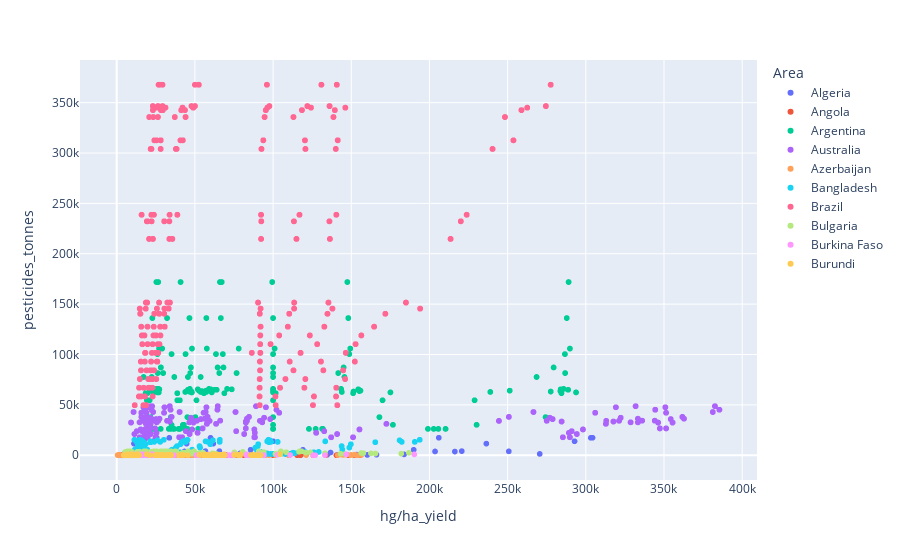
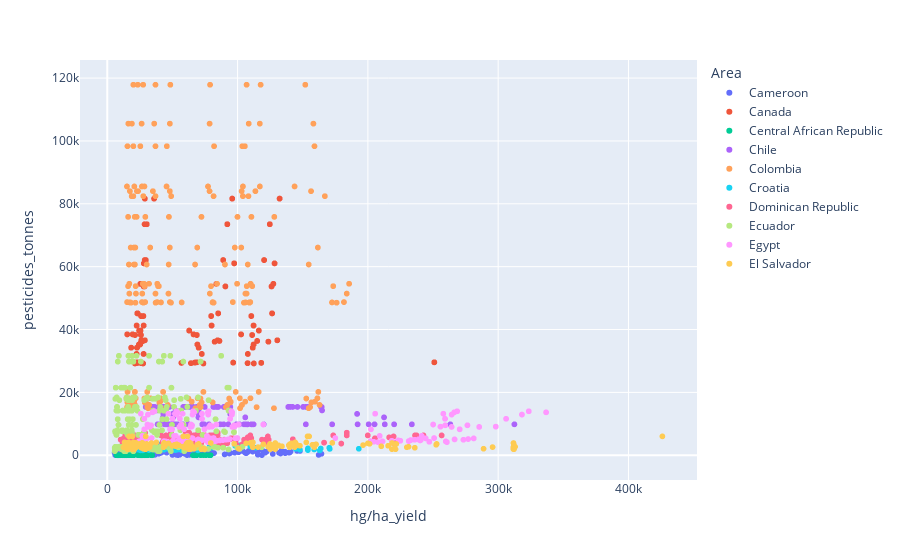
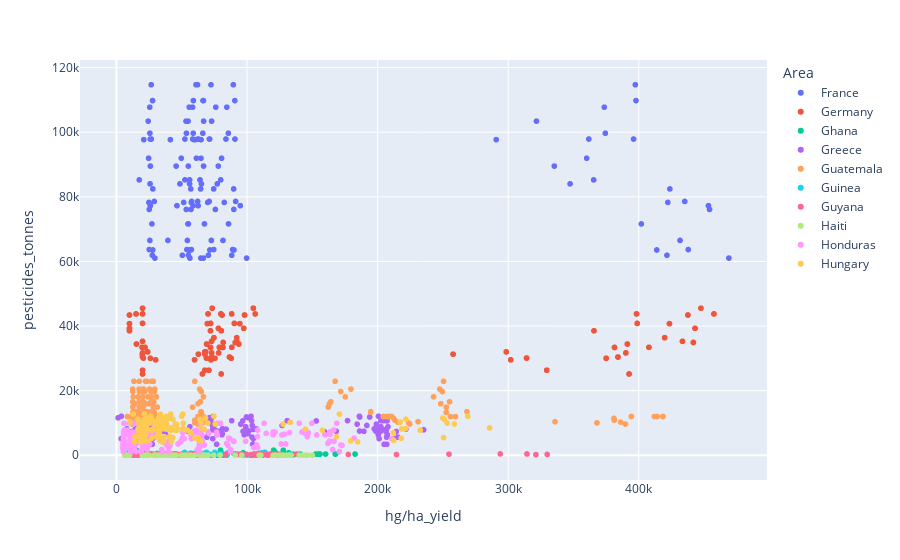
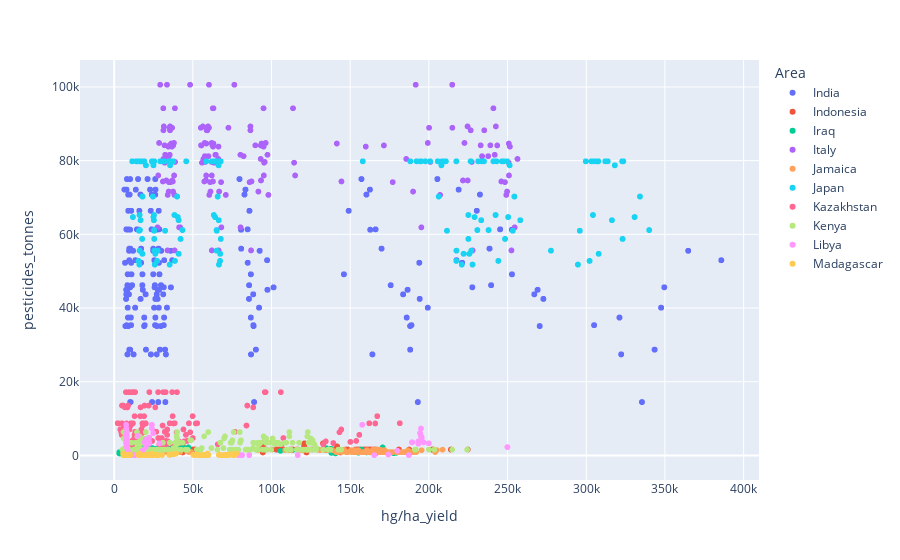

These figures' notebook cell, in order:
### Code cell
for i in range(7):
    df[df["Area"].isin(area_chunks[i])].groupby("Area") \
        ["average_rain_fall_mm_per_year"].mean().plot(kind="bar", rot=90)
    plt.show()

for i in range(7):
    df[df["Area"].isin(area_chunks[i])].groupby("Area") \
        ["pesticides_tonnes"].mean().plot(kind="bar", rot=90)
    plt.show()

for i in range(7):
    df[df["Area"].isin(area_chunks[i])].groupby("Area") \
        [["pesticides_tonnes", "hg/ha_yield"]].mean().plot(kind="bar", rot=90)
    plt.show()

fig, axs = plt.subplots(ncols=7)

for idx, ax in enumerate(axs):
    plot_df = df[df["Area"].isin(area_chunks[idx])]
    fig_px = px.scatter(
        plot_df,
        x="hg/ha_yield",
        y="pesticides_tonnes",
        color="Area"
    )
    fig_px.show()

plt.clf()

### Figure 1 — Plotly figure (JSON) as saved in the notebook; plotly's stock layout.template omitted (floating-point values rounded to 4 significant figures; data arrays with more than 128 entries replaced by an {"elided": "..."} marker saying what was removed)
{"data": [{"hovertemplate": "Area=Algeria<br>hg/ha_yield=%{x}<br>pesticides_tonnes=%{y}<extra></extra>", "legendgroup": "Algeria", "marker": {"color": "#636efa", "symbol": "circle"}, "mode": "markers", "name": "Algeria", "showlegend": true, "type": "scattergl", "x": [16500, 78936, 28000, 16571, 6315, 19231, 90747, 26786, 24231, 10809, 22828, 107917, 24733, 40000, 9939, 12500, 111215, 23111, 50000, 8097, 4512, 95078, 21374, 7999, 16115, 136768, 19598, 12667, 8924, 17154, 134629, 17861, 14750, 13090, 21417, 141042, 15000, 40000, 8016, 17222, 160256, 15000, 24500, 8847, 22375, 153532, 13942, 27000, 10711, 36186, 166143, 13052, 69500, 9194, 27175, 147018, 12314, 27750, 11104, 33480, 183774, 12959, 33900, 10739, 31729, 203585, 12829, 43316, 13582, 33864, 216267, 12998, 33486, 15057, 65668, 220689, 12769, 56728, 15068, 85625, 189927, 13375, 119059, 12742, 44714, 236393, 13952, 61786, 11038, 30914, 250764, 14594, 90465, 15975, 25827, 270526, 15305, 30286, 14838, 23374, 292806, 16081, 100000, 17405, 25583, 304291, 16667, 206000, 17639, 33649, 303218, 17778, 60000, 19100], "xaxis": "x", "y": [1829.0, 1829.0, 1829.0, 1829.0, 1829.0, 2462.0, 2462.0, 2462.0, 2462.0, 2462.0, 1215.0, 1215.0, 1215.0, 1215.0, 1215.0, 1022.0, 1022.0, 1022.0, 1022.0, 1022.0, 1255.0, 1255.0, 1255.0, 1255.0, 2697.0, 2697.0, 2697.0, 2697.0, 2697.0, 479.8, 479.8, 479.8, 479.8, 479.8, 401.2, 401.2, 401.2, 401.2, 401.2, 322.8, 322.8, 322.8, 322.8, 322.8, 654.5, 654.5, 654.5, 654.5, 654.5, 603.7, 603.7, 603.7, 603.7, 603.7, 710.1, 710.1, 710.1, 710.1, 710.1, 816.5, 816.5, 816.5, 816.5, 816.5, 3748.0, 3748.0, 3748.0, 3748.0, 3748.0, 3663.0, 3663.0, 3663.0, 3663.0, 3663.0, 4111.0, 4111.0, 4111.0, 4111.0, 4111.0, 5391.0, 5391.0, 5391.0, 5391.0, 5391.0, 11560.0, 11560.0, 11560.0, 11560.0, 11560.0, 3868.0, 3868.0, 3868.0, 3868.0, 3868.0, 1296.0, 1296.0, 1296.0, 1296.0, 1296.0, 13860.0, 13860.0, 13860.0, 13860.0, 13860.0, 17380.0, 17380.0, 17380.0, 17380.0, 17380.0, 17280.0, 17280.0, 17280.0, 17280.0, 17280.0], "yaxis": "y"}, {"hovertemplate": "Area=Angola<br>hg/ha_yield=%{x}<br>pesticides_tonnes=%{y}<extra></extra>", "legendgroup": "Angola", "marker": {"color": "#EF553B", "symbol": "circle"}, "mode": "markers", "name": "Angola", "showlegend": true, "type": "scattergl", "x": {"elided": "164 int values"}, "xaxis": "x", "y": {"elided": "164 float values"}, "yaxis": "y"}, {"hovertemplate": "Area=Argentina<br>hg/ha_yield=%{x}<br>pesticides_tonnes=%{y}<extra></extra>", "legendgroup": "Argentina", "marker": {"color": "#00cc96", "symbol": "circle"}, "mode": "markers", "name": "Argentina", "showlegend": true, "type": "scattergl", "x": {"elided": "368 int values"}, "xaxis": "x", "y": {"elided": "368 float values"}, "yaxis": "y"}, {"hovertemplate": "Area=Australia<br>hg/ha_yield=%{x}<br>pesticides_tonnes=%{y}<extra></extra>", "legendgroup": "Australia", "marker": {"color": "#ab63fa", "symbol": "circle"}, "mode": "markers", "name": "Australia", "showlegend": true, "type": "scattergl", "x": {"elided": "966 int values"}, "xaxis": "x", "y": {"elided": "966 float values"}, "yaxis": "y"}, {"hovertemplate": "Area=Azerbaijan<br>hg/ha_yield=%{x}<br>pesticides_tonnes=%{y}<extra></extra>", "legendgroup": "Azerbaijan", "marker": {"color": "#FFA15A", "symbol": "circle"}, "mode": "markers", "name": "Azerbaijan", "showlegend": true, "type": "scattergl", "x": [18740, 82701, 7292, 578, 1141, 21705, 13918, 78059, 9461, 1659, 811, 16855, 14619, 82623, 10059, 2323, 1905, 16296, 11810, 97450, 19890, 1317, 10000, 14940, 17369, 101359, 36917, 1389, 9363, 16627, 24340, 82711, 46082, 833, 10667, 16914, 29541, 95259, 48046, 857, 11111, 15764, 35343, 95214, 44415, 12000, 19992, 32484, 89357, 50191, 2434, 11940, 23223, 37823, 109774, 48495, 12222, 26154, 43463, 121132, 46532, 26028, 46071, 141416, 39810, 17568, 25748, 47703, 153215, 35903, 5789, 25818, 45777, 149497, 42375, 10000, 4906, 26050, 46175, 154570, 33886, 4000, 26722, 47784, 156430, 27973, 12000, 5000, 27251, 47990, 149950, 25279, 6677, 25946, 45551, 144945, 23963, 7136, 19381, 45460, 143973, 20947, 6717, 24376, 51029, 146740, 22249, 1500, 6587, 26144, 53903, 151999, 22808, 5000, 6457, 26719], "xaxis": "x", "y": [148.7, 148.7, 148.7, 148.7, 148.7, 148.7, 148.7, 148.7, 148.7, 148.7, 148.7, 148.7, 148.7, 148.7, 148.7, 148.7, 148.7, 148.7, 148.7, 148.7, 148.7, 148.7, 148.7, 148.7, 148.7, 148.7, 148.7, 148.7, 148.7, 148.7, 148.7, 148.7, 148.7, 148.7, 148.7, 148.7, 148.7, 148.7, 148.7, 148.7, 148.7, 148.7, 148.7, 148.7, 148.7, 148.7, 148.7, 148.7, 148.7, 148.7, 148.7, 148.7, 148.7, 148.7, 148.7, 148.7, 148.7, 148.7, 148.7, 148.7, 148.7, 148.7, 148.7, 148.7, 148.7, 148.7, 148.7, 148.7, 148.7, 148.7, 148.7, 148.7, 148.7, 148.7, 148.7, 148.7, 148.7, 148.7, 148.7, 148.7, 148.7, 148.7, 148.7, 263.0, 263.0, 263.0, 263.0, 263.0, 263.0, 316.2, 316.2, 316.2, 316.2, 316.2, 333.9, 333.9, 333.9, 333.9, 333.9, 461.8, 461.8, 461.8, 461.8, 461.8, 516.4, 516.4, 516.4, 516.4, 516.4, 516.4, 489.8, 489.8, 489.8, 489.8, 489.8, 489.8], "yaxis": "y"}, {"hovertemplate": "Area=Bangladesh<br>hg/ha_yield=%{x}<br>pesticides_tonnes=%{y}<extra></extra>", "legendgroup": "Bangladesh", "marker": {"color": "#19d3f3", "symbol": "circle"}, "mode": "markers", "name": "Bangladesh", "showlegend": true, "type": "scattergl", "x": {"elided": "294 int values"}, "xaxis": "x", "y": {"elided": "294 float values"}, "yaxis": "y"}, {"hovertemplate": "Area=Brazil<br>hg/ha_yield=%{x}<br>pesticides_tonnes=%{y}<extra></extra>", "legendgroup": "Brazil", "marker": {"color": "#FF6692", "symbol": "circle"}, "mode": "markers", "name": "Brazil", "showlegend": true, "type": "scattergl", "x": {"elided": "2277 int values"}, "xaxis": "x", "y": {"elided": "2277 float values"}, "yaxis": "y"}, {"hovertemplate": "Area=Bulgaria<br>hg/ha_yield=%{x}<br>pesticides_tonnes=%{y}<extra></extra>", "legendgroup": "Bulgaria", "marker": {"color": "#B6E880", "symbol": "circle"}, "mode": "markers", "name": "Bulgaria", "showlegend": true, "type": "scattergl", "x": {"elided": "138 int values"}, "xaxis": "x", "y": {"elided": "138 float values"}, "yaxis": "y"}, {"hovertemplate": "Area=Burkina Faso<br>hg/ha_yield=%{x}<br>pesticides_tonnes=%{y}<extra></extra>", "legendgroup": "Burkina Faso", "marker": {"color": "#FF97FF", "symbol": "circle"}, "mode": "markers", "name": "Burkina Faso", "showlegend": true, "type": "scattergl", "x": {"elided": "184 int values"}, "xaxis": "x", "y": {"elided": "184 float values"}, "yaxis": "y"}, {"hovertemplate": "Area=Burundi<br>hg/ha_yield=%{x}<br>pesticides_tonnes=%{y}<extra></extra>", "legendgroup": "Burundi", "marker": {"color": "#FECB52", "symbol": "circle"}, "mode": "markers", "name": "Burundi", "showlegend": true, "type": "scattergl", "x": {"elided": "207 int values"}, "xaxis": "x", "y": {"elided": "207 float values"}, "yaxis": "y"}], "layout": {"legend": {"title": {"text": "Area"}, "tracegroupgap": 0}, "margin": {"t": 60}, "xaxis": {"anchor": "y", "domain": [0, 1], "title": {"text": "hg/ha_yield"}}, "yaxis": {"anchor": "x", "domain": [0, 1], "title": {"text": "pesticides_tonnes"}}}}

### Figure 2 — Plotly figure (JSON) as saved in the notebook; plotly's stock layout.template omitted (floating-point values rounded to 4 significant figures; data arrays with more than 128 entries replaced by an {"elided": "..."} marker saying what was removed)
{"data": [{"hovertemplate": "Area=Cameroon<br>hg/ha_yield=%{x}<br>pesticides_tonnes=%{y}<extra></extra>", "legendgroup": "Cameroon", "marker": {"color": "#636efa", "symbol": "circle"}, "mode": "markers", "name": "Cameroon", "showlegend": true, "type": "scattergl", "x": {"elided": "230 int values"}, "xaxis": "x", "y": {"elided": "230 float values"}, "yaxis": "y"}, {"hovertemplate": "Area=Canada<br>hg/ha_yield=%{x}<br>pesticides_tonnes=%{y}<extra></extra>", "legendgroup": "Canada", "marker": {"color": "#EF553B", "symbol": "circle"}, "mode": "markers", "name": "Canada", "showlegend": true, "type": "scattergl", "x": {"elided": "552 int values"}, "xaxis": "x", "y": {"elided": "552 float values"}, "yaxis": "y"}, {"hovertemplate": "Area=Central African Republic<br>hg/ha_yield=%{x}<br>pesticides_tonnes=%{y}<extra></extra>", "legendgroup": "Central African Republic", "marker": {"color": "#00cc96", "symbol": "circle"}, "mode": "markers", "name": "Central African Republic", "showlegend": true, "type": "scattergl", "x": {"elided": "161 int values"}, "xaxis": "x", "y": {"elided": "161 float values"}, "yaxis": "y"}, {"hovertemplate": "Area=Chile<br>hg/ha_yield=%{x}<br>pesticides_tonnes=%{y}<extra></extra>", "legendgroup": "Chile", "marker": {"color": "#ab63fa", "symbol": "circle"}, "mode": "markers", "name": "Chile", "showlegend": true, "type": "scattergl", "x": {"elided": "230 int values"}, "xaxis": "x", "y": {"elided": "230 float values"}, "yaxis": "y"}, {"hovertemplate": "Area=Colombia<br>hg/ha_yield=%{x}<br>pesticides_tonnes=%{y}<extra></extra>", "legendgroup": "Colombia", "marker": {"color": "#FFA15A", "symbol": "circle"}, "mode": "markers", "name": "Colombia", "showlegend": true, "type": "scattergl", "x": {"elided": "414 int values"}, "xaxis": "x", "y": {"elided": "414 float values"}, "yaxis": "y"}, {"hovertemplate": "Area=Croatia<br>hg/ha_yield=%{x}<br>pesticides_tonnes=%{y}<extra></extra>", "legendgroup": "Croatia", "marker": {"color": "#19d3f3", "symbol": "circle"}, "mode": "markers", "name": "Croatia", "showlegend": true, "type": "scattergl", "x": [41535, 79015, 45214, 17593, 38967, 44822, 78435, 39320, 23084, 41867, 45529, 84888, 43162, 21594, 37823, 49027, 104158, 40301, 22852, 38605, 52192, 101625, 41101, 21857, 36905, 58802, 98123, 41797, 24622, 40000, 52474, 102378, 44046, 22772, 42214, 55584, 109779, 43581, 25003, 32976, 40701, 84883, 43025, 13752, 47455, 56659, 102106, 41138, 22066, 44047, 63767, 113892, 40854, 27031, 45919, 63054, 153997, 37125, 21545, 49278, 69182, 144638, 30000, 24808, 41144, 65312, 163810, 26667, 27737, 45833, 49371, 170730, 30000, 19489, 46408, 79759, 170369, 35023, 30053, 54833, 73508, 193036, 24835, 26000, 51896, 69678, 163115, 25641, 27203, 40415, 56817, 153960, 32000, 25005, 52237, 43374, 147848, 35729, 17875, 53473, 65000, 158785, 50203, 23606, 48846], "xaxis": "x", "y": [2304.0, 2304.0, 2304.0, 2304.0, 2304.0, 2675.0, 2675.0, 2675.0, 2675.0, 2675.0, 3047.0, 3047.0, 3047.0, 3047.0, 3047.0, 3418.0, 3418.0, 3418.0, 3418.0, 3418.0, 3148.0, 3148.0, 3148.0, 3148.0, 3148.0, 3026.0, 3026.0, 3026.0, 3026.0, 3026.0, 2904.0, 2904.0, 2904.0, 2904.0, 2904.0, 2783.0, 2783.0, 2783.0, 2783.0, 2783.0, 2661.0, 2661.0, 2661.0, 2661.0, 2661.0, 2539.0, 2539.0, 2539.0, 2539.0, 2539.0, 2418.0, 2418.0, 2418.0, 2418.0, 2418.0, 2174.0, 2174.0, 2174.0, 2174.0, 2174.0, 2053.0, 2053.0, 2053.0, 2053.0, 2053.0, 2150.0, 2150.0, 2150.0, 2150.0, 2150.0, 2015.0, 2015.0, 2015.0, 2015.0, 2015.0, 2388.0, 2388.0, 2388.0, 2388.0, 2388.0, 2070.0, 2070.0, 2070.0, 2070.0, 2070.0, 1540.0, 1540.0, 1540.0, 1540.0, 1540.0, 1639.0, 1639.0, 1639.0, 1639.0, 1639.0, 1737.0, 1737.0, 1737.0, 1737.0, 1737.0, 1836.0, 1836.0, 1836.0, 1836.0, 1836.0], "yaxis": "y"}, {"hovertemplate": "Area=Dominican Republic<br>hg/ha_yield=%{x}<br>pesticides_tonnes=%{y}<extra></extra>", "legendgroup": "Dominican Republic", "marker": {"color": "#FF6692", "symbol": "circle"}, "mode": "markers", "name": "Dominican Republic", "showlegend": true, "type": "scattergl", "x": {"elided": "368 int values"}, "xaxis": "x", "y": {"elided": "368 float values"}, "yaxis": "y"}, {"hovertemplate": "Area=Ecuador<br>hg/ha_yield=%{x}<br>pesticides_tonnes=%{y}<extra></extra>", "legendgroup": "Ecuador", "marker": {"color": "#B6E880", "symbol": "circle"}, "mode": "markers", "name": "Ecuador", "showlegend": true, "type": "scattergl", "x": {"elided": "621 int values"}, "xaxis": "x", "y": {"elided": "621 float values"}, "yaxis": "y"}, {"hovertemplate": "Area=Egypt<br>hg/ha_yield=%{x}<br>pesticides_tonnes=%{y}<extra></extra>", "legendgroup": "Egypt", "marker": {"color": "#FF97FF", "symbol": "circle"}, "mode": "markers", "name": "Egypt", "showlegend": true, "type": "scattergl", "x": {"elided": "322 int values"}, "xaxis": "x", "y": {"elided": "322 float values"}, "yaxis": "y"}, {"hovertemplate": "Area=El Salvador<br>hg/ha_yield=%{x}<br>pesticides_tonnes=%{y}<extra></extra>", "legendgroup": "El Salvador", "marker": {"color": "#FECB52", "symbol": "circle"}, "mode": "markers", "name": "El Salvador", "showlegend": true, "type": "scattergl", "x": {"elided": "184 int values"}, "xaxis": "x", "y": {"elided": "184 float values"}, "yaxis": "y"}], "layout": {"legend": {"title": {"text": "Area"}, "tracegroupgap": 0}, "margin": {"t": 60}, "xaxis": {"anchor": "y", "domain": [0, 1], "title": {"text": "hg/ha_yield"}}, "yaxis": {"anchor": "x", "domain": [0, 1], "title": {"text": "pesticides_tonnes"}}}}

### Figure 3 — Plotly figure (JSON) as saved in the notebook; plotly's stock layout.template omitted (floating-point values rounded to 4 significant figures; data arrays with more than 128 entries replaced by an {"elided": "..."} marker saying what was removed)
{"data": [{"hovertemplate": "Area=France<br>hg/ha_yield=%{x}<br>pesticides_tonnes=%{y}<extra></extra>", "legendgroup": "France", "marker": {"color": "#636efa", "symbol": "circle"}, "mode": "markers", "name": "France", "showlegend": true, "type": "scattergl", "x": {"elided": "138 int values"}, "xaxis": "x", "y": {"elided": "138 float values"}, "yaxis": "y"}, {"hovertemplate": "Area=Germany<br>hg/ha_yield=%{x}<br>pesticides_tonnes=%{y}<extra></extra>", "legendgroup": "Germany", "marker": {"color": "#EF553B", "symbol": "circle"}, "mode": "markers", "name": "Germany", "showlegend": true, "type": "scattergl", "x": {"elided": "270 int values"}, "xaxis": "x", "y": {"elided": "270 float values"}, "yaxis": "y"}, {"hovertemplate": "Area=Ghana<br>hg/ha_yield=%{x}<br>pesticides_tonnes=%{y}<extra></extra>", "legendgroup": "Ghana", "marker": {"color": "#00cc96", "symbol": "circle"}, "mode": "markers", "name": "Ghana", "showlegend": true, "type": "scattergl", "x": {"elided": "155 int values"}, "xaxis": "x", "y": {"elided": "155 float values"}, "yaxis": "y"}, {"hovertemplate": "Area=Greece<br>hg/ha_yield=%{x}<br>pesticides_tonnes=%{y}<extra></extra>", "legendgroup": "Greece", "marker": {"color": "#ab63fa", "symbol": "circle"}, "mode": "markers", "name": "Greece", "showlegend": true, "type": "scattergl", "x": {"elided": "161 int values"}, "xaxis": "x", "y": {"elided": "161 float values"}, "yaxis": "y"}, {"hovertemplate": "Area=Guatemala<br>hg/ha_yield=%{x}<br>pesticides_tonnes=%{y}<extra></extra>", "legendgroup": "Guatemala", "marker": {"color": "#FFA15A", "symbol": "circle"}, "mode": "markers", "name": "Guatemala", "showlegend": true, "type": "scattergl", "x": {"elided": "204 int values"}, "xaxis": "x", "y": {"elided": "204 float values"}, "yaxis": "y"}, {"hovertemplate": "Area=Guinea<br>hg/ha_yield=%{x}<br>pesticides_tonnes=%{y}<extra></extra>", "legendgroup": "Guinea", "marker": {"color": "#19d3f3", "symbol": "circle"}, "mode": "markers", "name": "Guinea", "showlegend": true, "type": "scattergl", "x": {"elided": "171 int values"}, "xaxis": "x", "y": {"elided": "171 float values"}, "yaxis": "y"}, {"hovertemplate": "Area=Guyana<br>hg/ha_yield=%{x}<br>pesticides_tonnes=%{y}<extra></extra>", "legendgroup": "Guyana", "marker": {"color": "#FF6692", "symbol": "circle"}, "mode": "markers", "name": "Guyana", "showlegend": true, "type": "scattergl", "x": [109000, 15666, 32500, 30331, 121538, 13555, 29317, 33427, 123200, 12075, 28917, 35106, 117265, 12069, 29183, 33171, 119184, 11786, 32333, 37329, 125357, 13177, 34194, 39542, 115715, 11481, 30877, 40141, 113421, 30385, 34000, 39809, 16667, 96154, 99615, 15707, 27333, 40405, 19019, 83772, 110516, 15005, 35722, 38246, 19932, 93333, 112135, 12352, 46584, 38677, 20224, 95100, 111273, 12644, 37611, 39823, 16346, 95512, 108378, 14207, 36988, 41194, 16667, 96154, 109834, 12500, 37776, 43294, 60125, 94444, 108378, 12500, 29892, 39397, 92975, 93750, 110214, 10000, 35055, 46265, 137770, 92857, 109103, 17174, 34707, 43310, 177561, 96154, 103175, 13333, 21350, 42324, 214445, 123377, 109231, 13476, 33056, 44353, 329827, 122139, 106800, 13773, 46653, 42328, 321208, 123760, 95857, 13868, 26306, 44102, 314369, 57333, 110944, 13854, 32736, 45280, 293877, 58600, 109286, 13841, 33143, 49996, 254655, 55067], "xaxis": "x", "y": [289.9, 289.9, 289.9, 289.9, 289.9, 289.9, 289.9, 289.9, 289.9, 289.9, 289.9, 289.9, 289.9, 289.9, 289.9, 289.9, 289.9, 289.9, 289.9, 289.9, 289.9, 289.9, 289.9, 289.9, 289.9, 289.9, 289.9, 289.9, 289.9, 289.9, 289.9, 289.9, 289.9, 289.9, 289.9, 289.9, 289.9, 289.9, 289.9, 289.9, 289.9, 289.9, 289.9, 289.9, 289.9, 289.9, 289.9, 289.9, 289.9, 289.9, 289.9, 289.9, 289.9, 289.9, 289.9, 289.9, 289.9, 289.9, 289.9, 289.9, 289.9, 289.9, 289.9, 289.9, 289.9, 289.9, 289.9, 289.9, 289.9, 289.9, 270.8, 270.8, 270.8, 270.8, 270.8, 270.8, 343.1, 343.1, 343.1, 343.1, 343.1, 343.1, 246.5, 246.5, 246.5, 246.5, 246.5, 246.5, 234.3, 234.3, 234.3, 234.3, 234.3, 234.3, 264.5, 264.5, 264.5, 264.5, 264.5, 264.5, 211.8, 211.8, 211.8, 211.8, 211.8, 211.8, 400.8, 400.8, 400.8, 400.8, 400.8, 400.8, 427.7, 427.7, 427.7, 427.7, 427.7, 427.7, 358.7, 358.7, 358.7, 358.7, 358.7, 358.7], "yaxis": "y"}, {"hovertemplate": "Area=Haiti<br>hg/ha_yield=%{x}<br>pesticides_tonnes=%{y}<extra></extra>", "legendgroup": "Haiti", "marker": {"color": "#B6E880", "symbol": "circle"}, "mode": "markers", "name": "Haiti", "showlegend": true, "type": "scattergl", "x": {"elided": "184 int values"}, "xaxis": "x", "y": {"elided": "184 float values"}, "yaxis": "y"}, {"hovertemplate": "Area=Honduras<br>hg/ha_yield=%{x}<br>pesticides_tonnes=%{y}<extra></extra>", "legendgroup": "Honduras", "marker": {"color": "#FF97FF", "symbol": "circle"}, "mode": "markers", "name": "Honduras", "showlegend": true, "type": "scattergl", "x": {"elided": "204 int values"}, "xaxis": "x", "y": {"elided": "204 float values"}, "yaxis": "y"}, {"hovertemplate": "Area=Hungary<br>hg/ha_yield=%{x}<br>pesticides_tonnes=%{y}<extra></extra>", "legendgroup": "Hungary", "marker": {"color": "#FECB52", "symbol": "circle"}, "mode": "markers", "name": "Hungary", "showlegend": true, "type": "scattergl", "x": {"elided": "138 int values"}, "xaxis": "x", "y": {"elided": "138 float values"}, "yaxis": "y"}], "layout": {"legend": {"title": {"text": "Area"}, "tracegroupgap": 0}, "margin": {"t": 60}, "xaxis": {"anchor": "y", "domain": [0, 1], "title": {"text": "hg/ha_yield"}}, "yaxis": {"anchor": "x", "domain": [0, 1], "title": {"text": "pesticides_tonnes"}}}}

### Figure 4 — Plotly figure (JSON) as saved in the notebook; plotly's stock layout.template omitted (floating-point values rounded to 4 significant figures; data arrays with more than 128 entries replaced by an {"elided": "..."} marker saying what was removed)
{"data": [{"hovertemplate": "Area=India<br>hg/ha_yield=%{x}<br>pesticides_tonnes=%{y}<extra></extra>", "legendgroup": "India", "marker": {"color": "#636efa", "symbol": "circle"}, "mode": "markers", "name": "India", "showlegend": true, "type": "scattergl", "x": {"elided": "4048 int values"}, "xaxis": "x", "y": {"elided": "4048 float values"}, "yaxis": "y"}, {"hovertemplate": "Area=Indonesia<br>hg/ha_yield=%{x}<br>pesticides_tonnes=%{y}<extra></extra>", "legendgroup": "Indonesia", "marker": {"color": "#EF553B", "symbol": "circle"}, "mode": "markers", "name": "Indonesia", "showlegend": true, "type": "scattergl", "x": {"elided": "828 int values"}, "xaxis": "x", "y": {"elided": "828 float values"}, "yaxis": "y"}, {"hovertemplate": "Area=Iraq<br>hg/ha_yield=%{x}<br>pesticides_tonnes=%{y}<extra></extra>", "legendgroup": "Iraq", "marker": {"color": "#00cc96", "symbol": "circle"}, "mode": "markers", "name": "Iraq", "showlegend": true, "type": "scattergl", "x": {"elided": "276 int values"}, "xaxis": "x", "y": {"elided": "276 float values"}, "yaxis": "y"}, {"hovertemplate": "Area=Italy<br>hg/ha_yield=%{x}<br>pesticides_tonnes=%{y}<extra></extra>", "legendgroup": "Italy", "marker": {"color": "#ab63fa", "symbol": "circle"}, "mode": "markers", "name": "Italy", "showlegend": true, "type": "scattergl", "x": {"elided": "322 int values"}, "xaxis": "x", "y": {"elided": "322 float values"}, "yaxis": "y"}, {"hovertemplate": "Area=Jamaica<br>hg/ha_yield=%{x}<br>pesticides_tonnes=%{y}<extra></extra>", "legendgroup": "Jamaica", "marker": {"color": "#FFA15A", "symbol": "circle"}, "mode": "markers", "name": "Jamaica", "showlegend": true, "type": "scattergl", "x": {"elided": "161 int values"}, "xaxis": "x", "y": {"elided": "161 float values"}, "yaxis": "y"}, {"hovertemplate": "Area=Japan<br>hg/ha_yield=%{x}<br>pesticides_tonnes=%{y}<extra></extra>", "legendgroup": "Japan", "marker": {"color": "#19d3f3", "symbol": "circle"}, "mode": "markers", "name": "Japan", "showlegend": true, "type": "scattergl", "x": {"elided": "966 int values"}, "xaxis": "x", "y": {"elided": "966 float values"}, "yaxis": "y"}, {"hovertemplate": "Area=Kazakhstan<br>hg/ha_yield=%{x}<br>pesticides_tonnes=%{y}<extra></extra>", "legendgroup": "Kazakhstan", "marker": {"color": "#FF6692", "symbol": "circle"}, "mode": "markers", "name": "Kazakhstan", "showlegend": true, "type": "scattergl", "x": {"elided": "252 int values"}, "xaxis": "x", "y": {"elided": "252 float values"}, "yaxis": "y"}, {"hovertemplate": "Area=Kenya<br>hg/ha_yield=%{x}<br>pesticides_tonnes=%{y}<extra></extra>", "legendgroup": "Kenya", "marker": {"color": "#B6E880", "symbol": "circle"}, "mode": "markers", "name": "Kenya", "showlegend": true, "type": "scattergl", "x": {"elided": "230 int values"}, "xaxis": "x", "y": {"elided": "230 float values"}, "yaxis": "y"}, {"hovertemplate": "Area=Libya<br>hg/ha_yield=%{x}<br>pesticides_tonnes=%{y}<extra></extra>", "legendgroup": "Libya", "marker": {"color": "#FF97FF", "symbol": "circle"}, "mode": "markers", "name": "Libya", "showlegend": true, "type": "scattergl", "x": {"elided": "138 int values"}, "xaxis": "x", "y": {"elided": "138 float values"}, "yaxis": "y"}, {"hovertemplate": "Area=Madagascar<br>hg/ha_yield=%{x}<br>pesticides_tonnes=%{y}<extra></extra>", "legendgroup": "Madagascar", "marker": {"color": "#FECB52", "symbol": "circle"}, "mode": "markers", "name": "Madagascar", "showlegend": true, "type": "scattergl", "x": {"elided": "184 int values"}, "xaxis": "x", "y": {"elided": "184 float values"}, "yaxis": "y"}], "layout": {"legend": {"title": {"text": "Area"}, "tracegroupgap": 0}, "margin": {"t": 60}, "xaxis": {"anchor": "y", "domain": [0, 1], "title": {"text": "hg/ha_yield"}}, "yaxis": {"anchor": "x", "domain": [0, 1], "title": {"text": "pesticides_tonnes"}}}}
